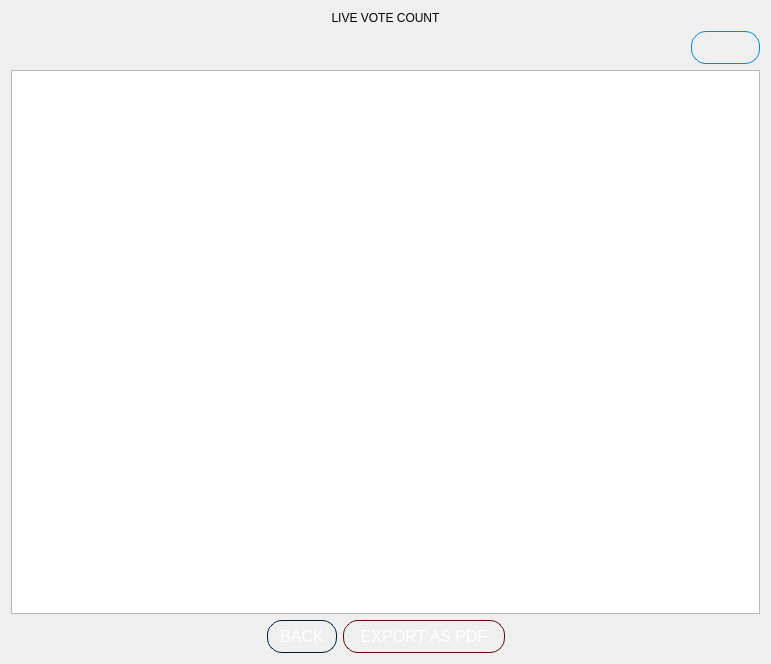
<?xml version="1.0" encoding="UTF-8"?>
<ui version="4.0">
 <class>ReportsNResults</class>
 <widget class="QDialog" name="ReportsNResults">
  <property name="geometry">
   <rect>
    <x>0</x>
    <y>0</y>
    <width>769</width>
    <height>664</height>
   </rect>
  </property>
  <property name="windowTitle">
   <string>PolliTech</string>
  </property>
  <property name="windowIcon">
   <iconset resource="../VVM.qrc">
    <normaloff>:/backgrounds/Smol logo no bg.png</normaloff>:/backgrounds/Smol logo no bg.png</iconset>
  </property>
  <layout class="QGridLayout" name="gridLayout">
   <item row="0" column="0">
    <layout class="QVBoxLayout" name="verticalLayout">
     <property name="sizeConstraint">
      <enum>QLayout::SizeConstraint::SetFixedSize</enum>
     </property>
     <item>
      <widget class="QLabel" name="label_6">
       <property name="styleSheet">
        <string notr="true">QLabel {
	font: 700 30pt &quot;Segoe UI&quot;;
	color: black;
}</string>
       </property>
       <property name="text">
        <string>LIVE VOTE COUNT</string>
       </property>
       <property name="alignment">
        <set>Qt::AlignmentFlag::AlignCenter</set>
       </property>
      </widget>
     </item>
     <item>
      <layout class="QHBoxLayout" name="horizontalLayout_7">
       <property name="sizeConstraint">
        <enum>QLayout::SizeConstraint::SetFixedSize</enum>
       </property>
       <item>
        <spacer name="horizontalSpacer_8">
         <property name="orientation">
          <enum>Qt::Orientation::Horizontal</enum>
         </property>
         <property name="sizeHint" stdset="0">
          <size>
           <width>40</width>
           <height>20</height>
          </size>
         </property>
        </spacer>
       </item>
       <item>
        <widget class="QPushButton" name="pushButton_refresh">
         <property name="cursor">
          <cursorShape>PointingHandCursor</cursorShape>
         </property>
         <property name="focusPolicy">
          <enum>Qt::FocusPolicy::NoFocus</enum>
         </property>
         <property name="toolTip">
          <string>&lt;html&gt;&lt;head/&gt;&lt;body&gt;&lt;p align=&quot;center&quot;&gt;Refresh&lt;/p&gt;&lt;/body&gt;&lt;/html&gt;</string>
         </property>
         <property name="styleSheet">
          <string notr="true">QPushButton {
    font: 600 9pt &quot;Segoe UI&quot;;
    font-size: 16px;
    color: black;

    background-color: qlineargradient(
        x1:0, y1:0, x2:0, y2:1,
        stop:0 #B3E5FC,
        stop:1 #4FC3F7
    );

    border: 1px solid #0288D1;
    border-radius: 15px;
    padding: 6px 12px;
}

QPushButton:hover {
    background-color: qlineargradient(
        x1:0, y1:0, x2:0, y2:1,
        stop:0 #E1F5FE,
        stop:1 #81D4FA
    );
}

QPushButton:pressed {
    background-color: #29B6F6;
    padding-top: 6px;
    padding-bottom: 4px;
}

QPushButton:focus {
    outline: none;
    border: 2px solid #0288D1;
}
</string>
         </property>
         <property name="text">
          <string/>
         </property>
         <property name="icon">
          <iconset resource="../VVM.qrc">
           <normaloff>:/icons/buttons/icons/refresh-page-option.png</normaloff>:/icons/buttons/icons/refresh-page-option.png</iconset>
         </property>
        </widget>
       </item>
      </layout>
     </item>
     <item>
      <widget class="QTableWidget" name="tableWidget_voteCount">
       <property name="sizePolicy">
        <sizepolicy hsizetype="Expanding" vsizetype="Expanding">
         <horstretch>0</horstretch>
         <verstretch>0</verstretch>
        </sizepolicy>
       </property>
       <property name="minimumSize">
        <size>
         <width>749</width>
         <height>489</height>
        </size>
       </property>
       <property name="cursor" stdset="0">
        <cursorShape>PointingHandCursor</cursorShape>
       </property>
       <property name="focusPolicy">
        <enum>Qt::FocusPolicy::NoFocus</enum>
       </property>
       <property name="verticalScrollBarPolicy">
        <enum>Qt::ScrollBarPolicy::ScrollBarAsNeeded</enum>
       </property>
       <property name="horizontalScrollBarPolicy">
        <enum>Qt::ScrollBarPolicy::ScrollBarAsNeeded</enum>
       </property>
       <property name="sizeAdjustPolicy">
        <enum>QAbstractScrollArea::SizeAdjustPolicy::AdjustToContents</enum>
       </property>
       <property name="editTriggers">
        <set>QAbstractItemView::EditTrigger::NoEditTriggers</set>
       </property>
       <property name="selectionBehavior">
        <enum>QAbstractItemView::SelectionBehavior::SelectRows</enum>
       </property>
       <property name="sortingEnabled">
        <bool>true</bool>
       </property>
       <property name="cornerButtonEnabled">
        <bool>false</bool>
       </property>
      </widget>
     </item>
     <item>
      <layout class="QHBoxLayout" name="horizontalLayout_8">
       <item>
        <spacer name="horizontalSpacer_2">
         <property name="orientation">
          <enum>Qt::Orientation::Horizontal</enum>
         </property>
         <property name="sizeHint" stdset="0">
          <size>
           <width>40</width>
           <height>20</height>
          </size>
         </property>
        </spacer>
       </item>
       <item>
        <widget class="QPushButton" name="pushButton_back">
         <property name="minimumSize">
          <size>
           <width>52</width>
           <height>32</height>
          </size>
         </property>
         <property name="focusPolicy">
          <enum>Qt::FocusPolicy::NoFocus</enum>
         </property>
         <property name="styleSheet">
          <string notr="true">QPushButton {
    font: 600 9pt &quot;Segoe UI&quot;;
    font-size: 16px;
    color: white;

    background-color: qlineargradient(
        x1:0, y1:0, x2:0, y2:1,
        stop:0 rgb(1, 120, 200),
        stop:1 rgb(1, 100, 182)
    );

    border: 1px solid rgb(1, 26, 48);
    border-radius: 15px;
    padding: 6px 12px;
}

QPushButton:hover {
    background-color: qlineargradient(
        x1:0, y1:0, x2:0, y2:1,
        stop:0 rgb(30, 145, 220),
        stop:1 rgb(0, 90, 165)
    );
}

QPushButton:pressed {
    background-color: rgb(0, 75, 140);
    padding-top: 6px;
    padding-bottom: 4px;
}

QPushButton:focus {
    outline: none;
    border: 2px solid #0A1C3A;
}</string>
         </property>
         <property name="text">
          <string>BACK</string>
         </property>
        </widget>
       </item>
       <item>
        <widget class="QPushButton" name="pushButton_print">
         <property name="minimumSize">
          <size>
           <width>162</width>
           <height>32</height>
          </size>
         </property>
         <property name="font">
          <font>
           <family>Segoe UI</family>
           <pointsize>-1</pointsize>
           <italic>false</italic>
           <fontweight>DemiBold</fontweight>
          </font>
         </property>
         <property name="cursor">
          <cursorShape>PointingHandCursor</cursorShape>
         </property>
         <property name="focusPolicy">
          <enum>Qt::FocusPolicy::NoFocus</enum>
         </property>
         <property name="layoutDirection">
          <enum>Qt::LayoutDirection::RightToLeft</enum>
         </property>
         <property name="styleSheet">
          <string notr="true">QPushButton {
    font: 600 9pt &quot;Segoe UI&quot;;
    font-size: 16px;
    color: white;

    background-color: qlineargradient(
        x1:0, y1:0, x2:0, y2:1,
        stop:0 rgb(220, 60, 50), 
        stop:1 rgb(180, 30, 30)
    );

    border: 1px solid #5A0A0A; 
    border-radius: 15px;
    padding: 6px 12px;
}

QPushButton:hover {
    background-color: qlineargradient(
        x1:0, y1:0, x2:0, y2:1,
        stop:0 rgb(240, 80, 70),
        stop:1 rgb(200, 40, 40)
    );
}

QPushButton:pressed {
    background-color: rgb(160, 20, 20);
    padding-top: 6px;
    padding-bottom: 4px;
}

QPushButton:focus {
    outline: none;
    border: 2px solid #8B0000;
}
</string>
         </property>
         <property name="text">
          <string>EXPORT AS PDF</string>
         </property>
        </widget>
       </item>
       <item>
        <spacer name="horizontalSpacer_7">
         <property name="orientation">
          <enum>Qt::Orientation::Horizontal</enum>
         </property>
         <property name="sizeHint" stdset="0">
          <size>
           <width>40</width>
           <height>20</height>
          </size>
         </property>
        </spacer>
       </item>
      </layout>
     </item>
    </layout>
   </item>
  </layout>
 </widget>
 <resources>
  <include location="../VVM.qrc"/>
 </resources>
 <connections/>
</ui>
